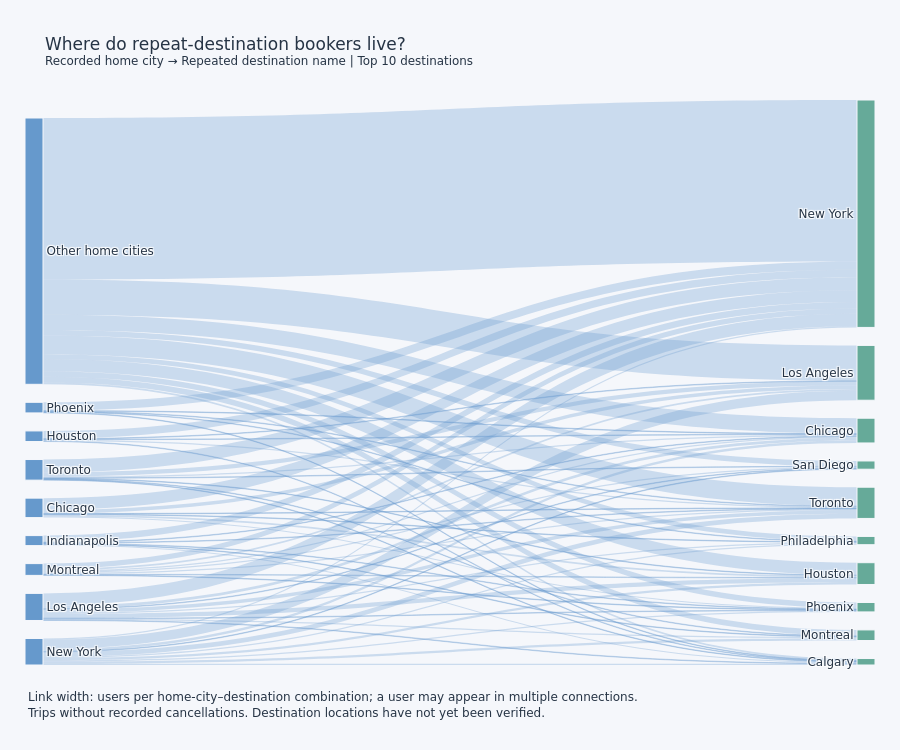

The cell this chart's notebook holds for it:
### Markdown cell above
#### 2.9.1 Home cities and repeated destinations
#### 2.9.1 Heimatstädte und wiederholt gebuchte Ziele

Connect the recorded home cities of users with the ten most frequently
repeated destination names.

Each user is counted once per home-city–destination combination.
A user repeating multiple destinations may therefore contribute to
multiple connections. Link widths count users, not trips.

Show the eight most frequent home cities within this selection;
combine the remaining home cities as “Other home cities”.

Home cities describe the user profile, not a verified departure point
for every trip. The geographical review of destination names remains pending.

---

Die hinterlegten Heimatstädte der Nutzer werden mit den zehn am häufigsten
wiederholt gebuchten Zielnamen verbunden.

Jeder Nutzer zählt einmal je Kombination aus Heimatstadt und Zielname.
Wer mehrere Ziele wiederholt bucht, kann deshalb zu mehreren Verbindungen
beitragen. Die Verbindungsbreite zählt Nutzer, nicht Reisen.

Gezeigt werden die acht häufigsten Heimatstädte innerhalb dieser Auswahl.
Die übrigen Heimatstädte werden als „Other home cities“ zusammengefasst.

Heimatstädte stammen aus dem Nutzerprofil und belegen nicht für jede Reise
den tatsächlichen Abreiseort. Die geografische Prüfung der Zielnamen
steht weiterhin aus.

### Code cell
import plotly.graph_objects as go

# retain the same top ten destination names as the previous overview
top_destination_keys = (
    repeated_destinations.groupby("destination_key")
    .agg(
        Users=("user_id", "nunique"),
        Trips=("trips_to_destination", "sum"),
        Destination=("destination_name", "first"),
    )
    .sort_values(
        ["Users", "Trips", "Destination"],
        ascending=[False, False, True],
    )
    .head(10)
    .index
)

home_destination_pairs = repeated_destinations.loc[
    repeated_destinations["destination_key"].isin(top_destination_keys)
].merge(
    users_analysis[["user_id", "home_city"]],
    on="user_id",
    how="left",
    validate="many_to_one",
)

# clean labels without changing the source table
home_destination_pairs["Home city"] = (
    home_destination_pairs["home_city"]
    .astype("string")
    .str.strip()
    .str.replace(r"\s+", " ", regex=True)
    .replace("", pd.NA)
    .fillna("Unknown home city")
)

# rank home cities by distinct users within the displayed selection
top_home_cities = (
    home_destination_pairs.loc[
        home_destination_pairs["Home city"].ne("Unknown home city")
    ]
    .groupby("Home city")["user_id"]
    .nunique()
    .sort_values(ascending=False)
    .head(8)
    .index
)

home_destination_pairs["Home city shown"] = (
    home_destination_pairs["Home city"].where(
        home_destination_pairs["Home city"].isin(top_home_cities)
        | home_destination_pairs["Home city"].eq("Unknown home city"),
        "Other home cities",
    )
)

# each row originally represents one user–destination combination
flows = (
    home_destination_pairs.groupby(
        ["Home city shown", "destination_key"],
        as_index=False,
    )
    .agg(
        Destination=("destination_name", "first"),
        Users=("user_id", "nunique"),
        Trips=("trips_to_destination", "sum"),
    )
)

if int(flows["Users"].sum()) != len(home_destination_pairs):
    raise ValueError("Home-city flows do not match user–destination pairs.")

# separate node IDs so a home city and destination with the same name
# remain distinct nodes
home_labels = (
    flows.groupby("Home city shown")["Users"]
    .sum()
    .sort_values(ascending=False)
    .index.tolist()
)

destination_keys = list(top_destination_keys)

destination_labels = (
    home_destination_pairs
    .drop_duplicates("destination_key")
    .set_index("destination_key")["destination_name"]
    .reindex(destination_keys)
    .tolist()
)

home_positions = {
    name: position
    for position, name in enumerate(home_labels)
}

destination_positions = {
    key: len(home_labels) + position
    for position, key in enumerate(destination_keys)
}

fig = go.Figure(go.Sankey(
    arrangement="snap",
    node={
        "pad": 18,
        "thickness": 18,
        "label": home_labels + destination_labels,
        "color": (
            [COLORS["blue"]] * len(home_labels)
            + [COLORS["mint"]] * len(destination_keys)
        ),
        "line": {"color": COLORS["background"], "width": 1},
    },
    link={
        "source": flows["Home city shown"].map(home_positions).tolist(),
        "target": flows["destination_key"].map(
            destination_positions
        ).tolist(),
        "value": flows["Users"].tolist(),
        "color": "rgba(102, 153, 204, 0.30)",
        "customdata": flows[[
            "Home city shown",
            "Destination",
            "Trips",
        ]].to_numpy(),
        "hovertemplate": (
            "Home city: %{customdata[0]}<br>"
            "Repeated destination name: %{customdata[1]}<br>"
            "Users: %{value}<br>"
            "Trips to this destination: %{customdata[2]}"
            "<extra></extra>"
        ),
    },
))

fig.update_layout(
    title={
        "text": (
            "Where do repeat-destination bookers live?"
            "<br><sup>Recorded home city → Repeated destination name"
            " | Top 10 destinations</sup>"
        ),
    },
    font={"family": "DejaVu Sans", "color": COLORS["text"], "size": 12},
    paper_bgcolor=COLORS["background"],
    height=750,
    margin={"l": 25, "r": 25, "t": 100, "b": 85},
)

fig.add_annotation(
    text=(
        "Link width: users per home-city–destination combination; "
        "a user may appear in multiple connections.<br>"
        "Trips without recorded cancellations. "
        "Destination locations have not yet been verified."
    ),
    xref="paper",
    yref="paper",
    x=0,
    y=-0.10,
    showarrow=False,
    align="left",
)

fig.show()

### Figure 1 — Plotly figure (JSON) as saved in the notebook; plotly's stock layout.template omitted (floating-point values rounded to 4 significant figures; data arrays with more than 128 entries replaced by an {"elided": "..."} marker saying what was removed)
{"data": [{"arrangement": "snap", "link": {"color": "rgba(102, 153, 204, 0.30)", "customdata": {"elided": "65x3 mixed values"}, "hovertemplate": "Home city: %{customdata[0]}<br>Repeated destination name: %{customdata[1]}<br>Users: %{value}<br>Trips to this destination: %{customdata[2]}<extra></extra>", "source": [4, 4, 4, 4, 4, 4, 6, 6, 6, 6, 6, 8, 8, 8, 8, 8, 8, 1, 1, 1, 1, 1, 1, 1, 1, 1, 5, 5, 5, 5, 5, 5, 5, 2, 2, 2, 2, 2, 2, 2, 2, 2, 2, 0, 0, 0, 0, 0, 0, 0, 0, 0, 0, 7, 7, 7, 7, 7, 3, 3, 3, 3, 3, 3, 3], "target": [13, 10, 9, 16, 15, 11, 18, 12, 10, 9, 11, 18, 12, 14, 9, 15, 11, 18, 12, 13, 14, 9, 16, 15, 17, 11, 12, 13, 10, 9, 15, 17, 11, 18, 12, 13, 10, 14, 9, 16, 15, 17, 11, 18, 12, 13, 10, 14, 9, 16, 15, 17, 11, 18, 12, 9, 16, 11, 18, 12, 13, 10, 14, 9, 17], "value": [3, 6, 20, 1, 2, 1, 1, 1, 1, 13, 2, 2, 1, 1, 11, 1, 1, 1, 5, 7, 2, 21, 2, 1, 1, 6, 2, 1, 3, 9, 1, 2, 2, 2, 4, 4, 16, 4, 2, 2, 2, 1, 8, 3, 26, 21, 60, 10, 274, 8, 9, 9, 32, 1, 1, 14, 1, 1, 1, 2, 1, 7, 1, 22, 1]}, "node": {"color": ["#6699CC", "#6699CC", "#6699CC", "#6699CC", "#6699CC", "#6699CC", "#6699CC", "#6699CC", "#6699CC", "#66AA99", "#66AA99", "#66AA99", "#66AA99", "#66AA99", "#66AA99", "#66AA99", "#66AA99", "#66AA99", "#66AA99"], "label": ["Other home cities", "Los Angeles", "New York", "Toronto", "Chicago", "Montreal", "Houston", "Phoenix", "Indianapolis", "New York", "Los Angeles", "Toronto", "Chicago", "Houston", "Montreal", "Phoenix", "Philadelphia", "San Diego", "Calgary"], "line": {"color": "#F5F7FB", "width": 1}, "pad": 18, "thickness": 18}, "type": "sankey"}], "layout": {"annotations": [{"align": "left", "showarrow": false, "text": "Link width: users per home-city–destination combination; a user may appear in multiple connections.<br>Trips without recorded cancellations. Destination locations have not yet been verified.", "x": 0, "xref": "paper", "y": -0.1, "yref": "paper"}], "font": {"color": "#263445", "family": "DejaVu Sans", "size": 12}, "height": 750, "margin": {"b": 85, "l": 25, "r": 25, "t": 100}, "paper_bgcolor": "#F5F7FB", "title": {"text": "Where do repeat-destination bookers live?<br><sup>Recorded home city → Repeated destination name | Top 10 destinations</sup>"}}}
